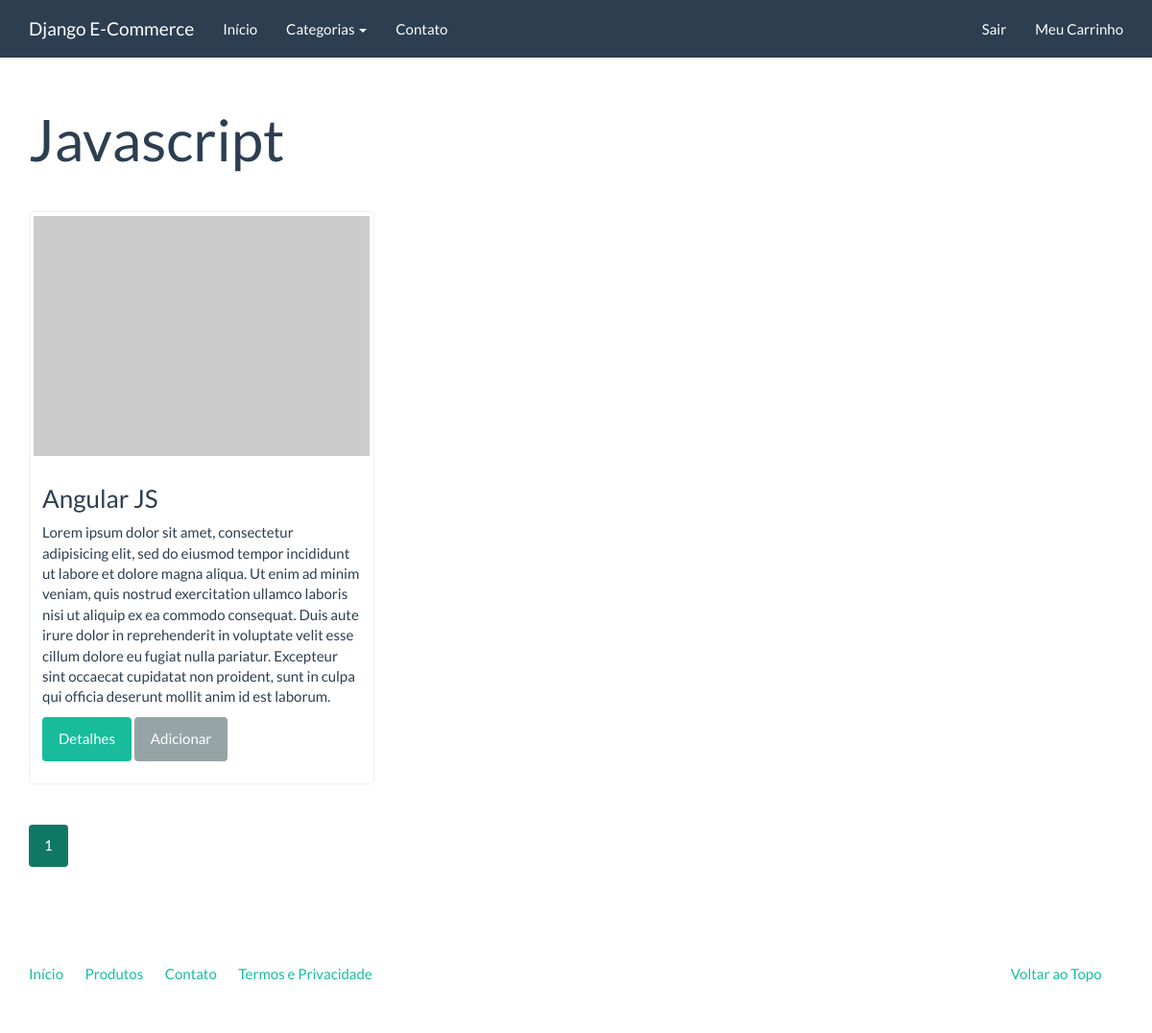
Page /catalogo/javascript/ (signed in) on the committed database.
### catalog/models.py (models this page shows)
class Category(models.Model):
    created = models.DateTimeField('Criado em', auto_now_add=True)
    modified = models.DateTimeField('Modificado em', auto_now=True)
    name = models.CharField('Nome', max_length=100)
    slug = models.SlugField('Identificador', max_length=100)
    class Meta:
        verbose_name = 'Categoria'
        verbose_name_plural = 'Categorias'
        ordering = ['name']
    def get_absolute_url(self):
        return reverse('catalog:category', kwargs={'slug': self.slug})
    def __str__(self):
        return self.name

class Product(models.Model):
    created = models.DateTimeField('Criado em', auto_now_add=True)
    modified = models.DateTimeField('Modificado em', auto_now=True)
    name = models.CharField('Nome', max_length=100)
    slug = models.SlugField('Identificador', max_length=100)
    category = models.ForeignKey('catalog.Category', verbose_name='Categoria')
    description = models.TextField('Descrição', blank=True)
    price = models.DecimalField('Preço', decimal_places=2, max_digits=10)
    class Meta:
        verbose_name = 'Produto'
        verbose_name_plural = 'Produtos'
        ordering = ['name']
    def __str__(self):
        return self.name
    def get_absolute_url(self):
        return reverse('catalog:product', kwargs={'slug': self.slug})

### catalog/views.py (the view)
class CategoryListView(generic.ListView):
    template_name = 'catalog/category.html'
    context_object_name = 'product_list'
    paginate_by = 3
    def get_queryset(self):
        return Product.objects.filter(category__slug=self.kwargs['slug'])
    def get_context_data(self, **kwargs):
        context = super(CategoryListView, self).get_context_data(**kwargs)
        context['current_category'] = get_object_or_404(Category, slug=self.kwargs['slug'])
        return context

### catalog/context_processors.py (called while the page is built)
def categories(request):
    return {
        'categories': Category.objects.all()
    }

### core/templatetags/pagination.py (called while the page is built)
@register.inclusion_tag('pagination.html')
def pagination(request, paginator, page_obj):
    context = {
        'paginator': paginator,
        'request': request,
        'page_obj': page_obj,
    }
    getvars = request.GET.copy()
    if 'page' in getvars:
        del getvars['page']
    if len(getvars) > 0:
        context['getvars'] = '&{0}'.format(getvars.urlencode())
    else:
        context['getvars'] = ''
    return context

### catalog/templates/catalog/category.html (shortened to what this page needs)
{% extends "base.html" %}
{% load pagination %}
{% block container %}
    <div class="page-header">
        <h1>{{ current_category }}</h1>
    </div>
    <div class="row">
        {% for product in product_list %}
            {% include "catalog/_product.html" %}
        {% endfor %}
    </div>
    {% pagination request paginator page_obj %}
{% endblock container %}

### catalog/templates/catalog/_product.html
<div class="col-sm-6 col-md-4">
    <div class="thumbnail">
        <a href="{{ product.get_absolute_url }}">
            <img src="http://placehold.it/350x250" alt="" />
        </a>
        <div class="caption">
            <h3>{{ product }}</h3>
            {{ product.description|default:'Sem descrição'|linebreaks }}
            <p>
                <a href="{{ product.get_absolute_url }}" class="btn btn-success" role="button">Detalhes</a>
                <a href="{% url 'checkout:create_cartitem' product.slug %}" class="btn btn-default" role="button">Adicionar</a>
            </p>
        </div>
    </div>
</div>

### rows in the picture
Category: name "Javascript"
Product: name "Angular JS", description "Lorem ipsum dolor sit amet, consectetur adipisicing elit, sed do eiusmod tempor incididunt ut labore et dolore magna aliqua. Ut enim ad minim veniam, quis nostrud exercitation ullamco laboris nisi ut aliquip ex ea commodo consequat. Duis aute irure dolor in reprehenderit in voluptate velit esse cillum dolore eu fugiat nulla pariatur. Excepteur sint occaecat cupidatat non proident, sunt in culpa qui officia deserunt mollit anim id est laborum."

### other values in the picture
{{ page }} "1"
